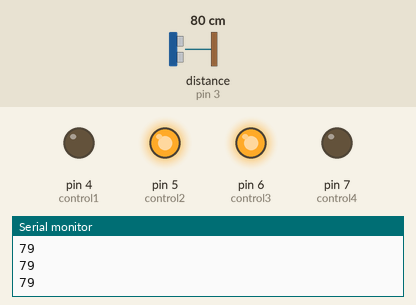
A sketch run on a simulated Arduino Uno, built with avr-gcc and run on an emulated ATmega328P. Shown: output pins drawn as LEDs (lit = HIGH), the last lines printed to the serial monitor. Wiring (inferred from the names in the program): ultrasonic range finder: trigger pin 2; echo pin 3. Dashed ring = blinking. The inputs (shaded band) are chosen by the test bench; at power-on: distance to the obstacle (sensor on pin 3) 80 cm. The echo pulse lasts 58.3 µs per cm; pins used as bus, display or sensor lines are not drawn.

Above: at 1.2 s.
1.3 s: distance to the obstacle (sensor on pin 3) set to 23 cm
2.8 s: distance to the obstacle (sensor on pin 3) set to 19 cm
At 3.1 s:
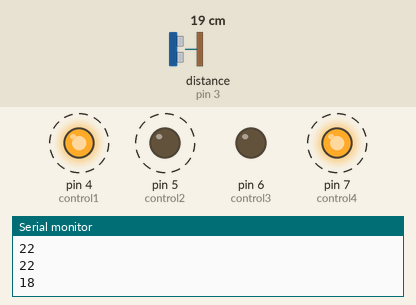
5.8 s: distance to the obstacle (sensor on pin 3) set to 35 cm
At 6.7 s:
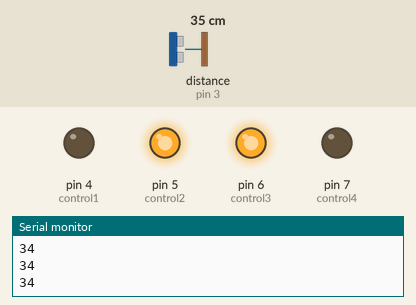
7.3 s: distance to the obstacle (sensor on pin 3) set to 2 cm
At 8.2 s:
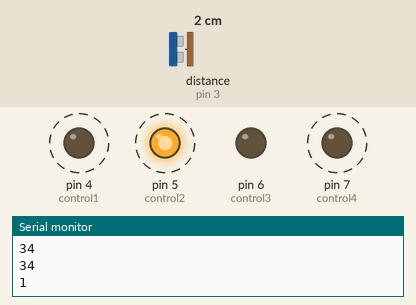
Timing chart, 0 to 11.3 s (numbered marks = the images above; inputs shaded):
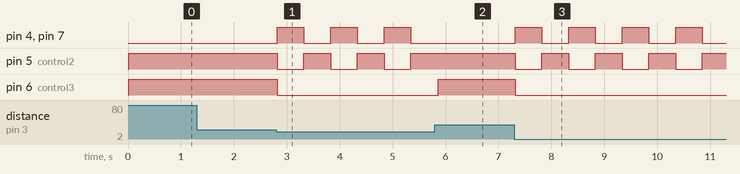

The sketch:

ROOMBA.ino
```cpp
//VIKMAIR
// salidas para motor 1
//int velmotor1=7;
int control1=4;
int control2=5;

//salidas para motor2
//int velmotor2 = 10;
int control3 =6;
int control4=7;

const int trig=2;
const int echo=3;

int distancia=0;
int tiempo=0;

void setup() {
 // pinMode(velmotor1,OUTPUT);
  pinMode(control1,OUTPUT);
  pinMode(control2,OUTPUT);

//  pinMode(velmotor2,OUTPUT);
  pinMode(control3,OUTPUT);
  pinMode(control4,OUTPUT);

  pinMode(trig, OUTPUT);
  pinMode(echo, INPUT);

  Serial.begin(9600);

}

void loop() {
  digitalWrite(trig, HIGH);
  delayMicroseconds(10);
  digitalWrite(trig, LOW);
  tiempo = (pulseIn(echo, HIGH)/2);
  distancia = float(tiempo * 0.0343);

  Serial.println(distancia);
  delay(10);

if(distancia<20){
   atras();
   delay(500);
    giro();
   delay(500);
}else{
  adelante();
}


}
void adelante(){
    //analogWrite (velmotor1, 180);
  digitalWrite (control1, LOW);
  digitalWrite (control2, HIGH);

 //  analogWrite (velmotor2, 180);
  digitalWrite (control3, HIGH);
  digitalWrite (control4, LOW);

}
void atras(){
  //analogWrite (velmotor1, 180);
  digitalWrite (control1, HIGH);
  digitalWrite (control2, LOW);

 //  analogWrite (velmotor2, 180);
  digitalWrite (control3, LOW);
  digitalWrite (control4, HIGH);
}
void giro(){
    //analogWrite (velmotor1, 180);
  digitalWrite (control1, LOW);
  digitalWrite (control2, HIGH);

 //  analogWrite (velmotor2, 180);
  digitalWrite (control3, LOW);
  digitalWrite (control4, LOW);
}
```

Measured:
- the behaviour switches between 21 and 20 cm on distance to the obstacle (sensor on pin 3) (found by bisection; images 0 and 1)
- after the input at 2.8 s, pin 4 (control1), pin 7 (control4): alternates HIGH for 0.50 s and LOW for 0.51 s, starting at once; pin 5 (control2): alternates HIGH for 0.51 s and LOW for 0.50 s, starting at once; pin 6 (control3): HIGH → LOW at once
- after the input at 5.8 s, pin 4 (control1), pin 7 (control4): stays LOW (without the input it goes to HIGH after 0.06 s); pin 5 (control2): stays HIGH (without the input it goes to LOW after 0.06 s); pin 6 (control3): LOW → HIGH after 0.06 s
- after the input at 7.3 s, pin 4 (control1), pin 7 (control4): alternates HIGH for 0.50 s and LOW for 0.51 s, starting at once; pin 5 (control2): alternates HIGH for 0.51 s and LOW for 0.50 s, starting at once; pin 6 (control3): HIGH → LOW at once
